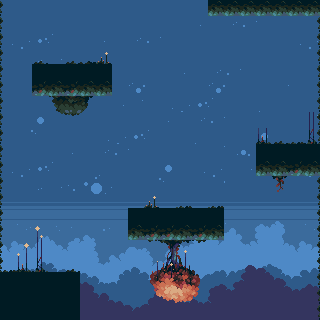

This is a level from a 2D game, rendered from its Tiled map with the project's own tilesets. A one-line summary and the complete map file follow:
An orthogonal 20x20 tile map with 16x16 px tiles, 5 tile layers (background-0, background-1, background-2, collision, ...), 4 tilesets.

<map version="1.9" tiledversion="1.9.2" orientation="orthogonal" renderorder="right-down" width="20" height="20" tilewidth="16" tileheight="16" infinite="0" nextlayerid="7" nextobjectid="1">
 <editorsettings>
  <export target="stage3.json" format="json" />
 </editorsettings>
 <tileset firstgid="1" name="stringstar" tilewidth="16" tileheight="16" tilecount="198" columns="18">
  <image source="../stringstar-fields/tileset.png" width="288" height="176" />
 </tileset>
 <tileset firstgid="199" name="background-0" tilewidth="16" tileheight="16" tilecount="198" columns="18">
  <image source="../stringstar-fields/background_0.png" width="288" height="180" />
 </tileset>
 <tileset firstgid="397" name="background-1" tilewidth="16" tileheight="16" tilecount="198" columns="18">
  <image source="../stringstar-fields/background_1.png" width="288" height="180" />
 </tileset>
 <tileset firstgid="595" name="background-2" tilewidth="16" tileheight="16" tilecount="198" columns="18">
  <image source="../stringstar-fields/background_2.png" width="288" height="180" />
 </tileset>
 <group id="4" name="background">
  <layer id="1" name="background-0" width="20" height="20">
   <data encoding="csv">
199,199,199,199,199,199,199,199,199,199,199,199,211,211,211,163,163,163,163,163,
199,200,201,202,199,199,199,199,199,199,199,202,203,204,205,206,207,208,199,200,
217,218,219,220,199,202,203,204,205,206,207,208,199,199,199,199,199,199,217,218,
235,236,237,238,199,199,199,199,199,199,199,199,199,199,199,199,199,199,235,236,
199,200,201,202,203,204,205,199,200,201,202,203,204,205,206,207,208,209,210,211,
207,208,209,210,211,245,246,247,248,249,250,251,252,248,249,250,251,252,207,208,
207,208,209,210,211,230,231,232,233,234,217,218,219,220,221,222,223,224,225,226,
225,226,227,228,229,208,199,200,201,202,203,204,205,206,207,208,209,210,211,212,
243,244,245,246,247,226,217,218,219,220,221,222,223,224,225,226,227,228,229,230,
199,200,201,202,203,204,205,206,207,208,209,210,199,200,213,214,215,216,199,200,
217,218,219,220,221,222,223,224,225,226,227,228,217,218,231,232,233,234,217,218,
235,236,237,238,239,240,241,242,243,244,245,246,235,236,249,250,251,252,235,236,
253,254,255,256,257,258,259,260,261,262,263,264,265,266,267,268,269,270,253,254,
271,272,273,274,275,276,277,278,279,280,281,282,283,284,285,286,287,288,271,272,
289,290,291,292,293,294,295,296,297,298,299,300,301,302,303,304,305,306,289,290,
307,308,309,310,311,312,313,314,315,316,317,318,319,320,321,322,323,324,307,308,
325,326,327,328,329,330,331,332,333,334,335,336,337,338,339,340,341,342,325,326,
343,344,345,346,347,348,349,350,351,352,353,354,355,356,357,358,359,360,343,344,
361,362,363,364,365,366,367,368,369,370,371,372,373,374,375,376,377,378,361,362,
379,380,381,382,383,384,385,386,387,388,389,390,391,392,393,394,395,396,379,380
</data>
  </layer>
  <layer id="2" name="background-1" width="20" height="20">
   <data encoding="csv">
0,0,0,0,0,0,0,0,0,0,0,0,0,0,0,0,0,0,0,0,
0,0,0,0,0,0,0,0,0,0,0,0,0,0,0,0,0,0,0,0,
0,0,0,0,0,0,0,0,0,0,0,0,0,0,0,0,0,0,0,0,
0,0,0,0,0,0,0,0,0,0,0,0,0,0,0,0,0,0,0,0,
0,0,0,0,0,0,0,0,0,0,0,0,0,0,0,0,0,0,0,0,
0,0,0,0,0,0,0,0,0,0,0,0,0,0,0,0,0,0,0,0,
0,0,0,0,0,0,0,0,0,0,0,0,0,0,0,0,0,0,0,0,
0,0,0,0,0,0,0,0,0,0,0,0,0,0,0,0,0,0,0,0,
0,0,0,0,0,0,0,0,0,0,0,0,0,0,0,0,0,0,0,0,
0,0,0,0,0,0,0,0,0,0,0,0,0,0,0,0,0,0,0,0,
0,0,0,0,0,0,0,0,0,0,0,0,0,0,0,0,0,0,0,0,
0,0,0,0,0,0,0,0,0,0,0,0,0,0,0,0,0,0,0,0,
0,0,0,0,0,0,0,0,0,0,0,0,0,0,0,0,0,0,0,0,
469,470,471,472,473,474,475,476,477,478,479,480,481,482,483,484,485,486,469,470,
487,488,489,490,491,492,493,494,495,496,497,498,499,500,501,502,503,504,487,488,
505,506,507,508,509,510,511,512,513,514,515,516,517,518,519,520,521,522,505,506,
523,524,525,526,527,528,529,530,531,532,533,534,535,536,537,538,539,540,523,524,
541,542,543,544,545,546,547,548,549,550,551,552,553,554,555,556,557,558,541,542,
559,560,561,562,563,564,565,566,567,568,569,570,571,572,573,574,575,576,559,560,
577,578,579,580,581,582,583,584,585,586,587,588,589,590,591,592,593,594,577,578
</data>
  </layer>
  <layer id="3" name="background-2" width="20" height="20">
   <data encoding="csv">
0,0,0,0,0,0,0,0,0,0,0,0,0,0,0,0,0,0,0,0,
0,0,0,0,0,0,0,0,0,0,0,0,0,0,0,0,0,0,0,0,
0,0,0,0,0,0,0,0,0,0,0,0,0,0,0,0,0,0,0,0,
0,0,0,0,0,0,0,0,0,0,0,0,0,0,0,0,0,0,0,0,
0,0,0,0,0,0,0,0,0,0,0,0,0,0,0,0,0,0,0,0,
0,0,0,0,0,0,0,0,0,0,0,0,0,0,0,0,0,0,0,0,
0,0,0,0,0,0,0,0,0,0,0,0,0,0,0,0,0,0,0,0,
0,0,0,0,0,0,0,0,0,0,0,0,0,0,0,0,0,0,0,0,
0,0,0,0,0,0,0,0,0,0,0,0,0,0,0,0,0,0,0,0,
0,0,0,0,0,0,0,0,0,0,0,0,0,0,0,0,0,0,0,0,
0,0,0,0,0,0,0,0,0,0,0,0,0,0,0,0,0,0,0,0,
0,0,0,0,0,0,0,0,0,0,0,0,0,0,0,0,0,0,0,0,
0,0,0,0,0,0,0,0,0,0,0,0,0,0,0,0,0,0,0,0,
0,0,0,0,0,0,0,0,0,0,0,0,0,0,0,0,0,0,0,0,
0,0,0,0,0,0,0,0,0,0,0,0,0,0,0,0,0,0,0,0,
703,704,705,706,707,708,709,710,711,712,713,714,715,716,717,718,719,720,703,704,
721,722,723,724,725,726,727,728,729,730,731,732,733,734,735,736,737,738,721,722,
739,740,741,742,743,744,745,746,747,748,749,750,751,752,753,754,755,756,739,740,
757,758,759,760,761,762,763,764,765,766,767,768,769,770,771,772,773,774,757,758,
775,776,777,778,779,780,781,782,783,784,785,786,787,788,789,790,791,792,775,776
</data>
  </layer>
 </group>
 <layer id="5" name="collision" width="20" height="20">
  <data encoding="csv">
3758096497,0,0,0,0,0,0,0,0,0,0,0,0,163,163,163,163,163,163,163,
3758096497,0,0,0,0,0,0,0,0,0,0,0,0,0,0,0,0,0,0,1610612849,
3758096497,0,0,0,0,0,0,0,0,0,0,0,0,0,0,0,0,0,0,1610612849,
3758096497,0,0,0,0,0,0,0,0,0,0,0,0,0,0,0,0,0,0,1610612849,
3758096497,0,163,163,163,163,163,0,0,0,0,0,0,0,0,0,0,0,0,1610612849,
3758096497,0,163,163,163,163,163,0,0,0,0,0,0,0,0,0,0,0,0,1610612849,
3758096497,0,0,0,0,0,0,0,0,0,0,0,0,0,0,0,0,0,0,1610612849,
3758096497,0,0,0,0,0,0,0,0,0,0,0,0,0,0,0,0,0,0,1610612849,
3758096497,0,0,0,0,0,0,0,0,0,0,0,0,0,0,0,0,0,0,1610612849,
3758096497,0,0,0,0,0,0,0,0,0,0,0,0,0,0,0,163,163,163,163,
3758096497,0,0,0,0,0,0,0,0,0,0,0,0,0,0,0,163,163,163,163,
3758096497,0,0,0,0,0,0,0,0,0,0,0,0,0,0,0,0,0,0,1610612849,
3758096497,0,0,0,0,0,0,0,0,0,0,0,0,0,0,0,0,0,0,1610612849,
3758096497,0,0,0,0,0,0,0,163,163,163,163,163,163,0,0,0,0,0,1610612849,
3758096497,0,0,0,0,0,0,0,163,163,163,163,163,163,0,0,0,0,0,1610612849,
3758096497,0,0,0,0,0,0,0,0,0,0,0,0,0,0,0,0,0,0,1610612849,
3758096497,0,0,0,0,0,0,0,0,0,0,0,0,0,0,0,0,0,0,1610612849,
163,163,163,163,163,0,0,0,0,0,0,0,0,0,0,0,0,0,0,1610612849,
163,163,163,163,163,0,0,0,0,0,0,0,0,0,0,0,0,0,0,1610612849,
163,163,163,163,163,0,0,0,0,0,0,0,0,0,0,0,0,0,0,1610612849
</data>
 </layer>
 <layer id="6" name="decs" width="20" height="20">
  <data encoding="csv">
0,0,0,0,0,0,0,0,0,0,0,0,0,1073741995,1073741995,1073741995,1073741995,1073741995,1073741995,1073741995,
0,0,0,0,0,0,0,0,0,0,0,0,0,0,0,0,0,0,0,0,
0,0,0,0,0,0,0,0,0,0,0,0,0,0,0,0,0,0,0,0,
0,0,2147483796,0,2147483796,155,1073741862,0,0,0,0,0,0,0,0,0,0,0,0,0,
0,0,0,0,0,0,0,0,0,0,0,0,0,0,0,0,0,0,0,0,
0,0,3221225644,1073741995,3221225644,1073741995,1073741995,0,0,0,0,0,0,0,0,0,0,0,0,0,
0,0,0,1073741940,1073741941,1073741942,0,0,0,0,0,0,0,0,0,0,0,0,0,0,
0,0,0,1073741922,1073741923,1073741924,0,0,0,0,0,0,0,0,0,0,0,0,0,1073741881,
0,0,0,0,0,0,0,0,0,0,0,0,0,0,0,0,1073741861,2147483796,2147483762,1073741863,
0,0,0,0,0,0,0,0,0,0,0,0,0,0,0,0,0,0,0,0,
0,0,0,0,0,0,0,0,0,0,0,0,0,0,0,0,1073741995,1073741995,3221225644,1073741995,
0,0,0,0,0,0,0,0,0,0,0,0,0,0,0,0,0,1073741898,0,0,
0,0,0,0,0,0,0,0,0,1073741862,0,2147483762,0,2147483762,0,0,0,0,0,0,
0,0,0,0,0,0,0,0,0,0,0,0,0,0,0,0,0,0,0,0,
0,0,1073741899,0,0,0,0,0,1073741995,3221225644,3221225644,1073741995,3221225644,1073741995,0,0,0,0,0,0,
0,1073741879,1073741881,0,0,0,0,0,0,1073741969,1073741970,1073741971,1073741972,0,0,0,0,0,0,0,
2147483762,1073741861,1073741863,0,2147483796,0,0,0,0,1073741951,1073741952,1073741953,1073741954,0,0,0,0,0,0,0,
0,0,0,0,0,0,0,0,0,1073741933,1073741934,1073741935,1073741936,0,0,0,0,0,0,0,
0,0,0,0,0,0,0,0,0,1073741915,1073741916,1073741917,1073741918,0,0,0,0,0,0,0,
0,0,0,0,0,0,0,0,0,0,0,0,0,0,0,0,0,0,0,0
</data>
 </layer>
</map>
